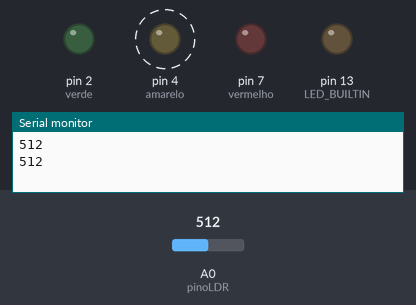
Simulated run of this sketch. Board: Arduino Uno, built with avr-gcc and run on an emulated ATmega328P. On the bench: output pins drawn as LEDs (lit = HIGH), the last lines printed to the serial monitor. Dashed ring = blinking. The test bench sets the inputs (shaded band); at power-on: A0 (pinoLDR) = 512.

Above: at 1.6 s.
1.7 s: A0 (pinoLDR) set to 667
5.2 s: A0 (pinoLDR) set to 697
At 5.87 s:
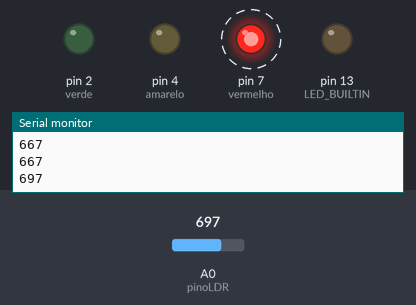
8.8 s: A0 (pinoLDR) set to 670
At 9.12 s:
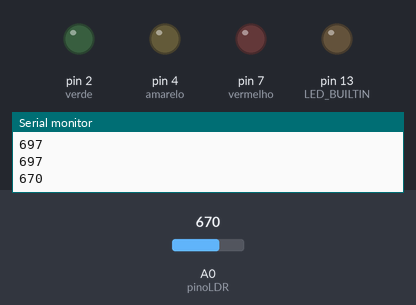
12.3 s: A0 (pinoLDR) set to 690
At 12.58 s:
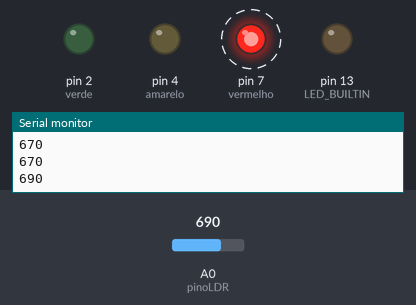
Timing chart, 0 to 16.8 s (numbered marks = the images above; inputs shaded):
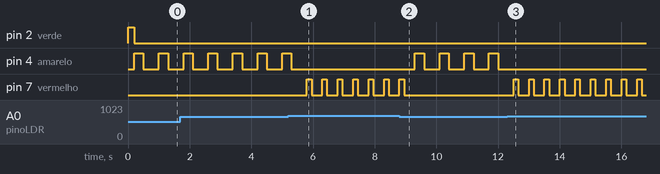

Measured:
- the behaviour switches between 679 and 680 on A0 (pinoLDR) (found by bisection; images 0 and 1)
- after the input at 5.2 s, pin 4 (amarelo): goes on until 5.3 s, then stays LOW; pin 7 (vermelho): alternates HIGH for 0.15 s and LOW for 0.35 s, starting after 0.60 s
- after the input at 8.8 s, pin 4 (amarelo): alternates HIGH for 0.30 s and LOW for 0.50 s, starting after 0.50 s; pin 7 (vermelho): goes on until 9.0 s, then stays LOW
- after the input at 12.3 s, pin 4 (amarelo): stops changing and stays LOW; pin 7 (vermelho): alternates HIGH for 0.15 s and LOW for 0.35 s, starting after 0.21 s
- by itself, pin 4 (amarelo): alternates HIGH for 0.30 s and LOW for 0.50 s

The sketch:

ldr_leds.ino
```cpp
int vermelho = 7;
int verde = 2;
int amarelo = 4;

int pinoLDR = A0;
int intensidade = 0;

void setup()
{
  pinMode(LED_BUILTIN, OUTPUT);
  pinMode(vermelho, OUTPUT);
  pinMode(verde, OUTPUT);
  pinMode(amarelo, OUTPUT);

  Serial.begin(9600);
  pinMode(pinoLDR, INPUT);
}

void loop()
{
      digitalWrite(verde, LOW);
      delay(0);

  if(intensidade >= 680 and intensidade <= 1017){
      digitalWrite(vermelho, HIGH);
      delay(150);
      digitalWrite(vermelho, LOW);
      delay(150);

  }else if(intensidade >= 400 and intensidade <= 899){
      digitalWrite(amarelo, HIGH);
      delay(300);
      digitalWrite(amarelo, LOW);
      delay(300);
  }else{
      digitalWrite(verde, HIGH);
      delay(0);

  }

  intensidade = analogRead(pinoLDR);

  Serial.println(intensidade);

  delay(200);

}
```
